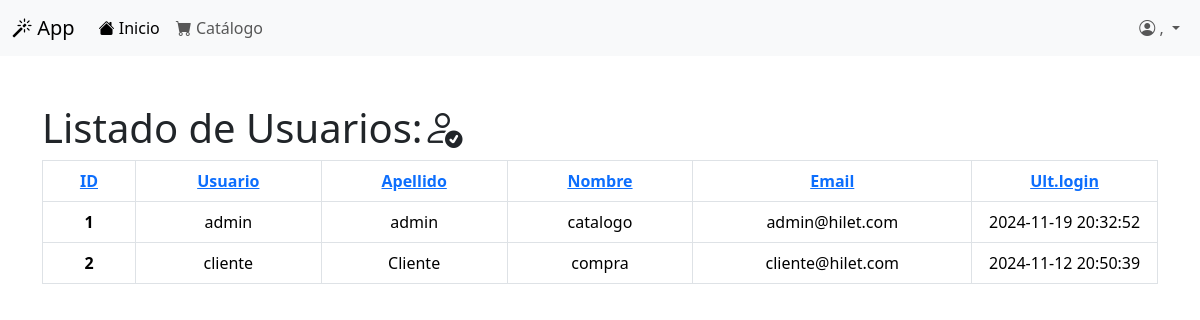
Page /index.php/usuarios/listar on the earlier database version.
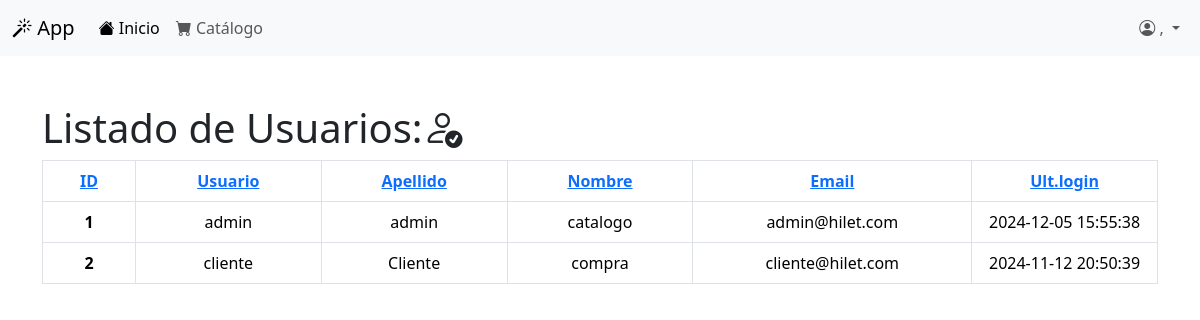
Same page on the later database version.
### tables this page shows
CREATE TABLE `usuarios` (
  `usuario_id` int(11) NOT NULL,
  `email` text NOT NULL,
  `apellido` text NOT NULL,
  `nombre` text NOT NULL,
  `usuario` text NOT NULL,
  `password` text NOT NULL,
  `creado` datetime NOT NULL DEFAULT current_timestamp(),
  `estado` tinyint(4) NOT NULL DEFAULT -1,
  `rol_id` tinyint(4) NOT NULL DEFAULT 2,
  `ult_login` datetime DEFAULT NULL
);

### application/controllers/Usuarios.php (called while the page is built, shortened)
<?php
class Usuarios extends CI_Controller {
    public function __construct() {
		$this->load->model("usuario_model");
	}
    public function listar(){
		$datos=array();
		$datos["usuarios"]=$this->usuario_model->listar();
		$this->load->view("usuarios/usuarios",$datos);
	}
}

### index.php (called while the page is built, shortened)
<?php
require_once BASEPATH.'core/CodeIgniter.php';

### application/models/Usuario_model.php (called while the page is built, shortened)
<?php
class Usuario_model extends CI_Model {
    var $campo_orden="usuarios.nombre";
    var $campo_sentido="ASC";
    public function listar(){
        $this->db->select("*");
        $this->db->set("usuario_id");
        $this->db->order_by($this->campo_orden,$this->campo_sentido);
        $query = $this->db->get('usuarios');
        return $query->result_array();
    }
}

### application/views/usuarios/usuarios.php (the view, shortened to what this page needs)
<!doctype html>
<html lang="es">
  <head>
    <link href="https://cdn.jsdelivr.net/npm/bootstrap@5.3.3/dist/css/bootstrap.min.css" rel="stylesheet">
    <link rel="stylesheet" href="https://cdn.jsdelivr.net/npm/bootstrap-icons@1.11.3/font/bootstrap-icons.min.css">
  </head>
  <body>
    <div class="container mt-5">
        <div class="row">
            <div class="col">
                <h1>Listado de Usuarios:<i class="bi bi-person-check"></i></h1>
                    <table class="table table-bordered">
                        <thead>
                          <tr>
                            <th scope="col" class="text-center">
                            <a href="<?php echo site_url("usuarios/listar/orden/usuario_id"); ?>">ID</a>
                            </th>
                            <th scope="col" class="text-center">
                            <a href="<?php echo site_url("usuarios/listar/orden/usuario"); ?>">Usuario</a>
                            </th>
                            <th scope="col" class="text-center">
                            <a href="<?php echo site_url("usuarios/listar/orden/apellido"); ?>">Apellido</a>
                            </th>
                            <th scope="col" class="text-center">
                            <a href="<?php echo site_url("usuarios/listar/orden/nombre"); ?>">Nombre</a>
                            </th>
                            <th scope="col" class="text-center">
                            <a href="<?php echo site_url("usuarios/listar/orden/email"); ?>">Email</a>
                            </th>
                            <th scope="col" class="text-center">
                            <a href="<?php echo site_url("usuarios/listar/orden/ult_login"); ?>">Ult.login</a>
                            </th>
                          </tr>
                        </thead>
                    <?php foreach($usuarios as $c){ ?>
                        <tbody>
                          <tr>
                            <th scope="row" class="col-md-1 text-center"><?php echo $c["usuario_id"]; ?></th>
                            <td class="col-md-2 text-center"><?php echo $c["usuario"]; ?></td>
                            <td class="col-md-2 text-center"><?php echo $c["apellido"]; ?></td>
                            <td class="col-md-2 text-center"><?php echo $c["nombre"]; ?></td>
                            <td class="col-md-3 text-center"><?php echo $c["email"]; ?></td>
                            <td class="col-md-3 text-center"><?php echo $c["ult_login"]; ?></td>
                          </tr>
                        </tbody>
                        <?php } ?>
                      </table>
            </div>
        </div>
    </div>
  </body>
</html>

Differences in the rows shown:
changed usuarios "admin": ult_login "2024-11-19 20:32:52" → "2024-12-05 15:55:38"
